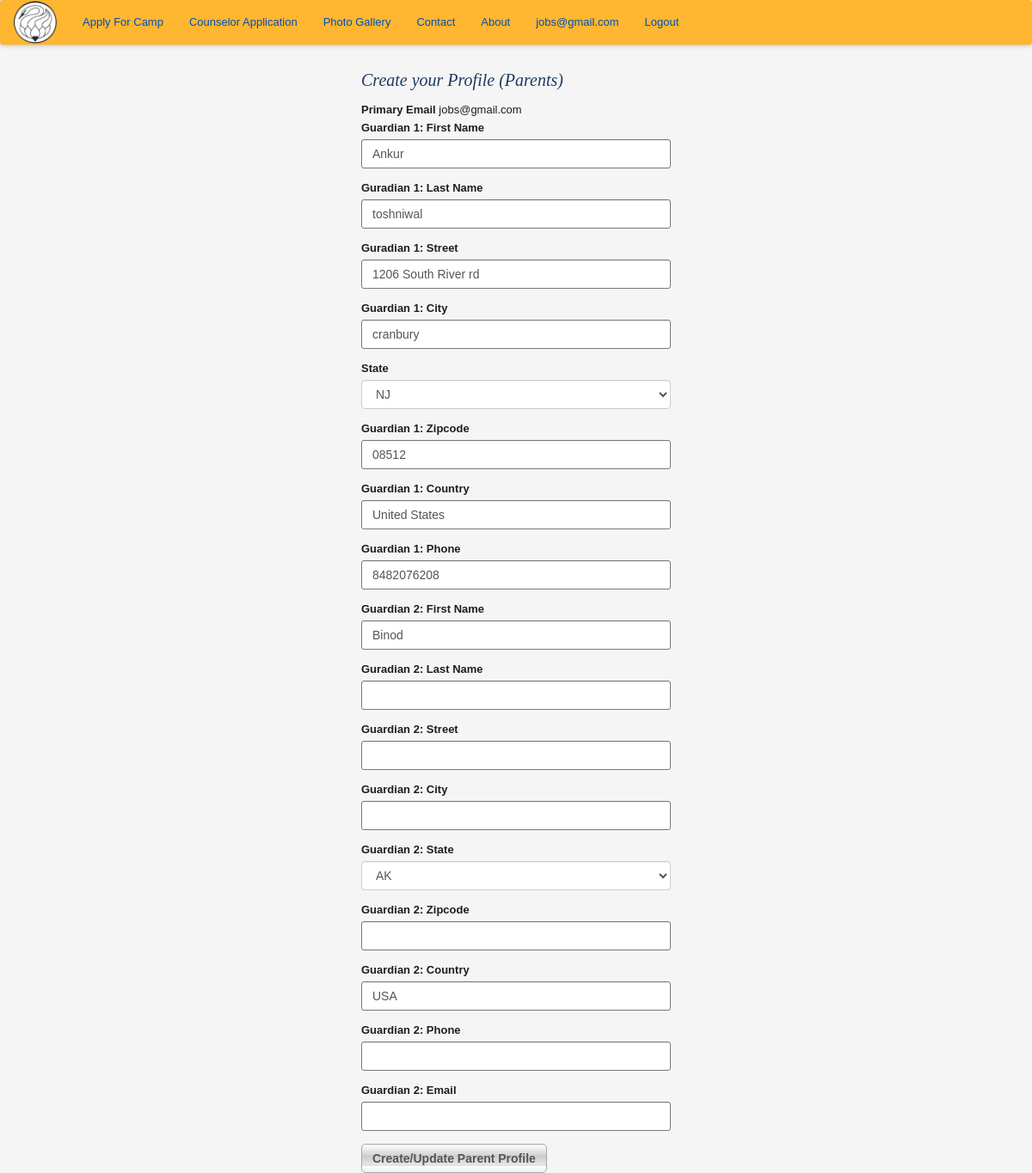
Screenshot of /update_parent_profile/2 (signed in) with the database file from the repository.
### app/models.py (models this page shows, shortened)
class User(UserMixin, db.Model):
    __tablename__ = 'user'
    id = db.Column(db.Integer, primary_key=True)
    email = db.Column(db.String(64), unique=True, index=True)
    password_hash = db.Column(db.String(128))
    parents = db.relationship('Parents', backref='user', uselist=False)
    @property
    def password(self):
        raise AttributeError('password is not a readable attribute')

class Parents(db.Model):
    __tablename__ = 'parents'
    id = db.Column(db.Integer, primary_key = True)
    g1fn = db.Column(db.String(64), index = True)
    g1ln = db.Column(db.String(64), index = True)
    g2fn = db.Column(db.String(64), index = True)
    g2ln = db.Column(db.String(64), index = True)
    g1street = db.Column(db.String(64))
    g1city = db.Column(db.String(64))
    g1state = db.Column(db.String(64))
    g1zipcode = db.Column(db.String(64))
    g1country = db.Column(db.String(64))
    g2street = db.Column(db.String(64))
    g2city = db.Column(db.String(64))
    g2state = db.Column(db.String(64))
    g2zipcode = db.Column(db.String(64))
    g2country = db.Column(db.String(64))
    g1phone = db.Column(db.String(64))
    g2phone = db.Column(db.String(64))
    g2email = db.Column(db.String(64))
    user_id = db.Column(db.Integer, db.ForeignKey('user.id'))
    campers = db.relationship('Camper', backref='parents', lazy='dynamic')

### app/controller.py (the view, shortened to what this page needs)
@app.route('/update_parent_profile/<int:parents_id>', methods=['GET', 'POST'])
@login_required
def edit_parent_profile(parents_id):
    parents = Parents.query.get(parents_id)
    form = UpdateParentProfileForm(obj=parents)
    return render_template('parent_profile.html', form=form)

### app/models.py (called while the page is built)
@login_manager.user_loader
def load_user(user_id):
    return User.query.filter_by(email=user_id).first()

### app/templates/parent_profile.html (shortened to what this page needs)
{% extends "base_templates/base.html" %}
{% import "bootstrap/wtf.html" as wtf %}
{% block content %}
    <div class= "container">
        <div class="row">
            <div class= "col-md-offset-4 col-md-4">
                <h1> Create your Profile (Parents)</h1>
                    <label>Primary Email</label>
                    {{current_user.email}}
                    {{ wtf.quick_form(form) }}
            </div>
        </div>
    </div>
{% endblock %}

### app/templates/base_templates/nav.html
<nav class="navbar navbar-dark">
  <a class="navbar-brand" href="{{ url_for('home') }}"><img style="width: 50px;" src="static/images/hhsclogo.png"></a>
  <ul class="nav navbar-nav">
    <li class="nav-item">
      <a class="nav-link" href="{{ url_for('auth.create_account') }}">Apply For Camp</a>
    </li>
    <li class="nav-item">
      <a class="nav-link" href="#">Counselor Application</a>
    </li>
    <li>
      <a>Photo Gallery</a>
    </li>
    <li>
      <a>Contact</a>
    </li>
    <li>
      <a>About</a>
    </li>
    {% if current_user.is_authenticated() %}
    <li class="nav-item pull-right">
      <a href="{{url_for('auth.logout')}}">Logout</a>
    </li>
    <li class= "nav-item pull-right">
      <a href="{{url_for('dashboard')}}">{{ current_user.email }}</a>
    </li>
    {% endif %}
  </ul>
</nav>

### app/static/css/newstyles.css (style rules this page uses)
.navbar { background-color: #ffb631; box-shadow: 0px 0px 5px 1px #bbb; }
.navbar-brand { padding: 0px 15px; }

### app/static/css/style.css (style rules this page uses)
html { font-size: 100%; -webkit-text-size-adjust: 100%; -ms-text-size-adjust: 100%; }
html, body { border: 0; margin: 0; height: 100%; min-height: 100%; }
body { color: #1e1e1e; font: 13px/1.231 arial, helvetica, sans-serif; background: #f5f5f5; }
img { border: 0; vertical-align: middle; -ms-interpolation-mode: bicubic; }
form { margin: 0; padding: 0; border: 0; }
a, a:visited { color: #0050b4; }
h1, h2 { margin: 10px 0 15px; padding: 0; font: italic 20px georgia, serif; color: #1e3c64; }
ul { margin: 0; padding: 0; list-style: none; }
button, input, select, textarea { margin: 0; vertical-align: middle; color: #1e1e1e; font: 13px arial, helvetica, sans-serif; }
button, input { line-height: normal; }
button, input[type="button"], input[type="reset"], input[type="submit"] { cursor: pointer; -webkit-appearance: button; }
input, textarea { padding: 2px; }
select { padding: 1px; }
input[type="text"], input[type="password"], select, textarea { border: 1px solid #787878; border-radius: 3px; }
input.input-text, select, textarea { border: 1px solid #787878; }
.btn { display: inline-block; border: 1px solid #a5a8ad; border-radius: 5px; margin: 0 10px 0 0; min-width: 100px; white-space: nowrap; text-align: center; font-weight: 700; color: #555; background: #e3e4e6 url(../img/btn.png) repeat-x; box-shadow: 0 1px 0 #fff; }

### rows the page displays
User: email "jobs@gmail.com"
Parents: g1fn "Ankur", g1ln "toshniwal", g1street "1206 South River rd", g1city "cranbury", g1state "NJ", g1zipcode "08512", g1country "United States", g1phone "8482076208", g2fn "Binod", g2state "AK", g2country "USA"
